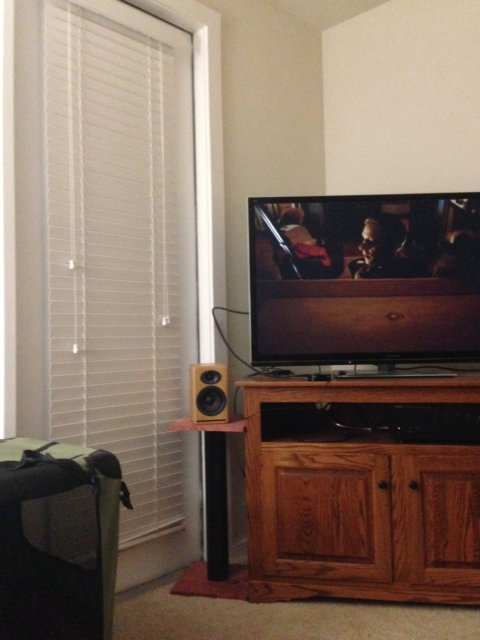
#> input picture Q2/1.jpg, 480 x 640 px
$ jupyter execute Q2_image_stiching.ipynb
#> lines starting #> are read from the running program, lines starting #| are printed output that depends on the picture
[cell 1]
import cv2
import numpy as np
from google.colab.patches import cv2_imshow

[cell 2]
img1 = cv2.imread('1.jpg')
#> img1 is the input picture: shape (640, 480, 3); mean B, G, R 95.3, 108.5, 127.8
img2 = cv2.imread('2.jpg')
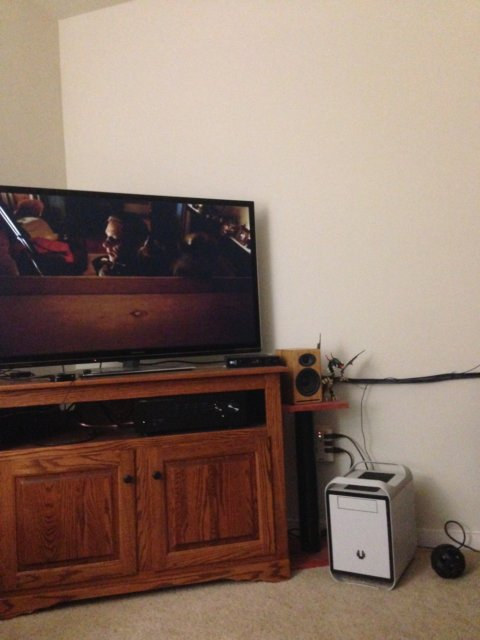
#> input picture Q2/2.jpg, 480 x 640 px
#> img2 is the input picture: shape (640, 480, 3); mean B, G, R 105.4, 117.7, 139.1
cv2_imshow(img1)
cv2_imshow(img2)

[cell 3]
# Convert images to grayscale
gray1 = cv2.cvtColor(img1, cv2.COLOR_BGR2GRAY)
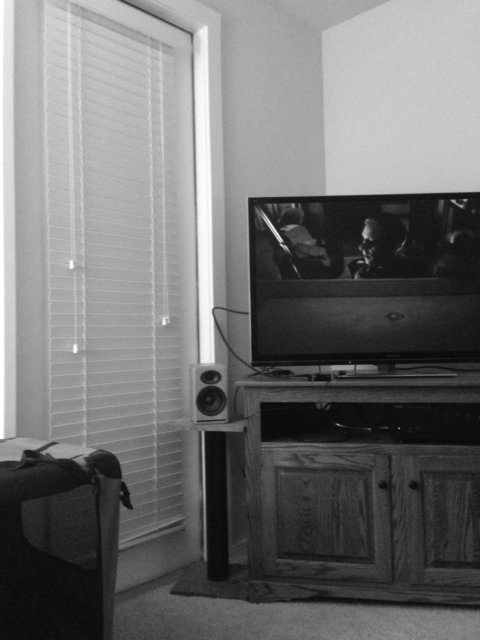
#> gray1: shape (640, 480); min 2, max 255, mean 112.7
gray2 = cv2.cvtColor(img2, cv2.COLOR_BGR2GRAY)
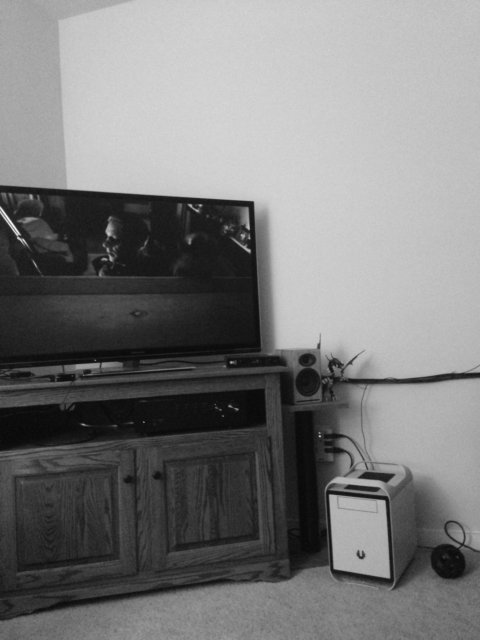
#> gray2: shape (640, 480); min 4, max 251, mean 122.7

# cv2_imshow(gray1)
# cv2_imshow(gray2)

# Initialize SIFT detector
sift = cv2.SIFT_create()

# Detect keypoints and descriptors
kp1, des1 = sift.detectAndCompute(gray1, None)
#> kp1 = 422 keypoints; strongest (x, y, size): (279, 239, 3.7), (454, 201, 2.6), (365, 234, 5.8), (465, 200, 2.1)
kp2, des2 = sift.detectAndCompute(gray2, None)
#> kp2 = 429 keypoints; strongest (x, y, size): (17, 232, 3.8), (249, 251, 2.6), (231, 362, 1.9), (248, 227, 2.8)

# Use BFMatcher to find matches
bf = cv2.BFMatcher(cv2.NORM_L2, crossCheck=True)
matches = bf.match(des1, des2)
#> matches = 159 matches

# Sort matches by distance
matches = sorted(matches, key=lambda x: x.distance)
# matches = sorted(matches, key=lambda x: x.distance)[:50]

# Draw matches
img_matches = cv2.drawMatches(img1, kp1, img2, kp2, matches, None, flags=cv2.DrawMatchesFlags_NOT_DRAW_SINGLE_POINTS)
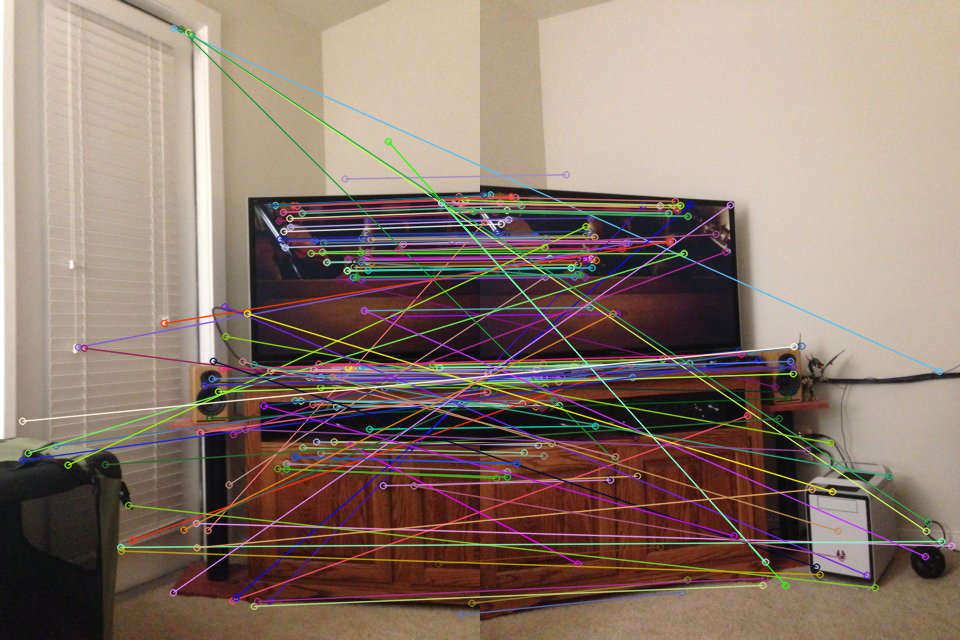
#> img_matches: shape (640, 960, 3); mean B, G, R 109.4, 121.4, 140.2
output_path = "/content/img_matches.jpg"
cv2.imwrite(output_path, img_matches)
cv2_imshow(img_matches)
cv2.waitKey(0)
cv2.destroyAllWindows()

[cell 4]
# Extract matched keypoints
src_pts = np.float32([kp1[m.queryIdx].pt for m in matches]).reshape(-1, 1, 2)
#> src_pts = 159 rows, first 8: [313.3, 369.4], [460.6, 614.2], [368.1, 257.3], [348, 259.2], [308.8, 377], [366.9, 261.1], [348, 367.6], [315.6, 379.7]
dst_pts = np.float32([kp2[m.trainIdx].pt for m in matches]).reshape(-1, 1, 2)
#> dst_pts = 159 rows, first 8: [56.25, 369.5], [201.3, 591.9], [112.2, 255], [92.26, 256], [51.6, 377.9], [110.9, 258.7], [93.23, 365.9], [58.52, 380]

# Compute homography
H, mask = cv2.findHomography(src_pts, dst_pts, cv2.RANSAC, 5.0)
#> H = [[1.56, 0.0162, -419.2], [0.356, 1.43, -132.8], [0.00119, -9.77e-07, 1]]; mask = 159 values, max 1 at index 0, min 0 at index 28, mean 0.591

# Warp img1 to align with img2
h1, w1 = img1.shape[:2]
#> h1 = 640; w1 = 480
h2, w2 = img2.shape[:2]
#> h2 = 640; w2 = 480

# Get the corners of img1 in the transformed perspective
pts_img1 = np.float32([[0, 0], [0, h1], [w1, h1], [w1, 0]]).reshape(-1, 1, 2)
#> pts_img1 = [[0, 0], [0, 640], [480, 640], [480, 0]]
pts_img1_transformed = cv2.perspectiveTransform(pts_img1, H)
#> pts_img1_transformed = [[-419.2, -132.8], [-409, 782.3], [218, 607.5], [211.2, 24.37]]

# Get the bounding box dimensions for the final stitched image
pts_img2 = np.float32([[0, 0], [0, h2], [w2, h2], [w2, 0]]).reshape(-1, 1, 2)
#> pts_img2 = [[0, 0], [0, 640], [480, 640], [480, 0]]
all_pts = np.concatenate((pts_img1_transformed, pts_img2), axis=0)
#> all_pts = [[-419.2, -132.8], [-409, 782.3], [218, 607.5], [211.2, 24.37], [0, 0], [0, 640], [480, 640], [480, 0]]

[x_min, y_min] = np.int32(all_pts.min(axis=0).ravel())
#> x_min = -419; y_min = -132
[x_max, y_max] = np.int32(all_pts.max(axis=0).ravel())
#> x_max = 480; y_max = 782

translation = np.array([[1, 0, -x_min], [0, 1, -y_min], [0, 0, 1]])  # Shift transformation
#> translation = [[1, 0, 419], [0, 1, 132], [0, 0, 1]]

# Warp img1 into the panorama
img1_warped = cv2.warpPerspective(img1, translation @ H, (x_max - x_min, y_max - y_min))
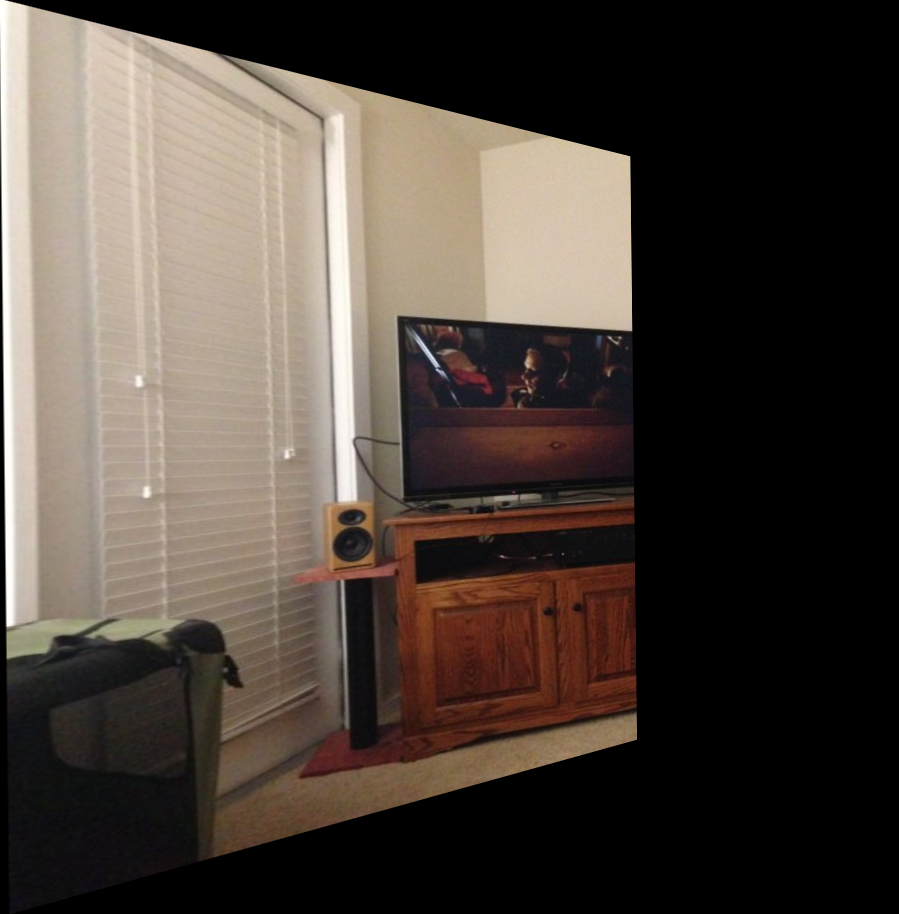
#> img1_warped: shape (914, 899, 3); mean B, G, R 59.5, 67, 76.8
img2_warped = np.zeros_like(img1_warped)
img2_warped[-y_min:h2 - y_min, -x_min:w2 - x_min] = img2  # Place img2 on the canvas
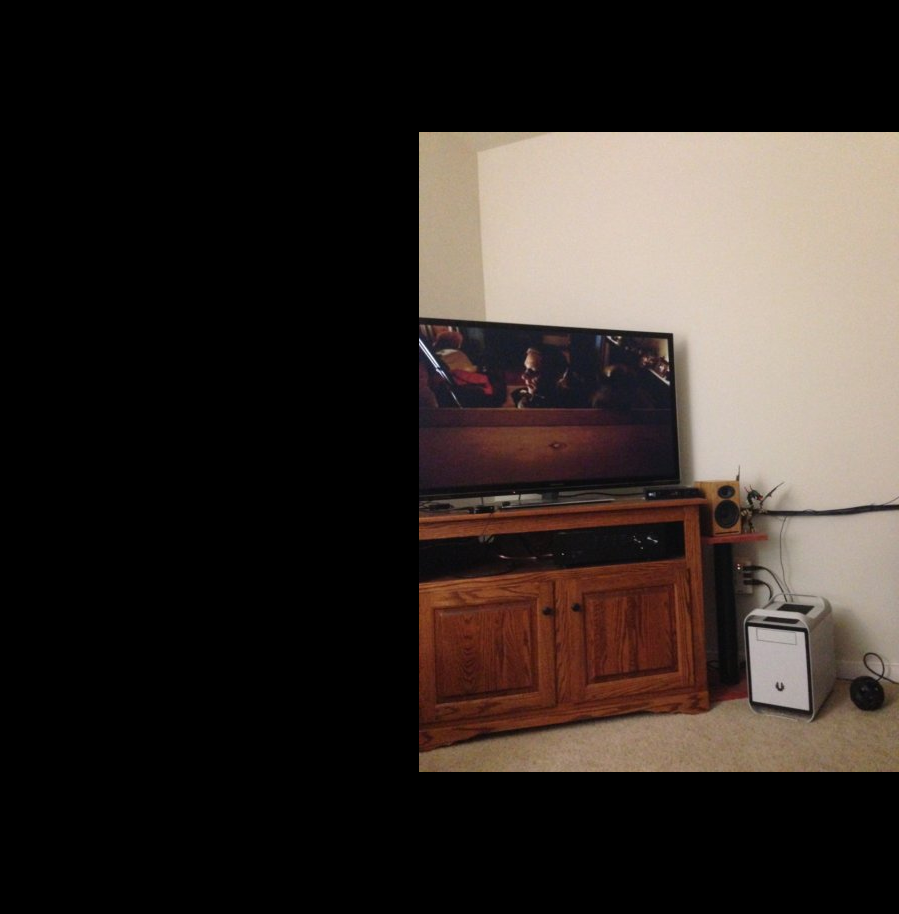
#> img2_warped: shape (914, 899, 3); mean B, G, R 39.4, 44, 52

# Blend images
result = np.where(img1_warped > 0, img1_warped, img2_warped)
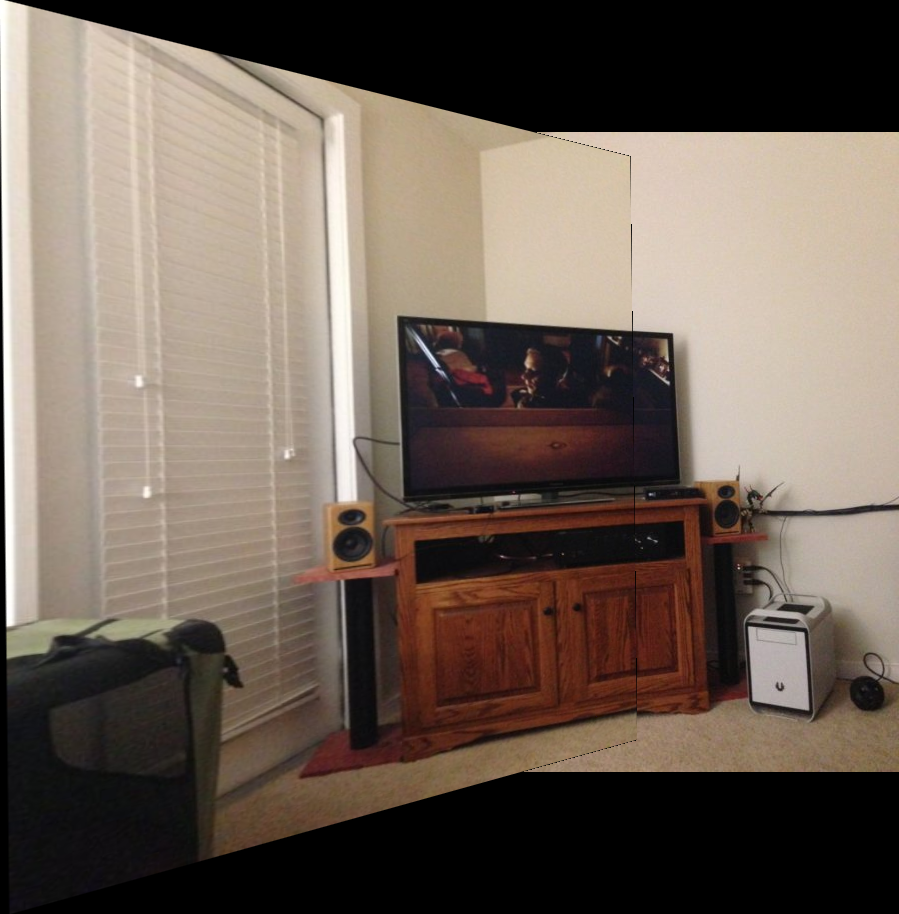
#> result: shape (914, 899, 3); mean B, G, R 86.7, 97.1, 110.5
output_path = "/content/output.jpg"
cv2.imwrite(output_path, result)
cv2_imshow(result)
cv2.waitKey(0)
cv2.destroyAllWindows()
